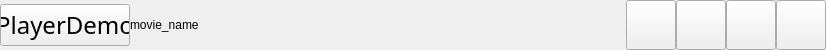
<?xml version="1.0" encoding="UTF-8"?>
<ui version="4.0">
 <class>Title</class>
 <widget class="QWidget" name="Title">
  <property name="geometry">
   <rect>
    <x>0</x>
    <y>0</y>
    <width>826</width>
    <height>50</height>
   </rect>
  </property>
  <property name="maximumSize">
   <size>
    <width>16777215</width>
    <height>50</height>
   </size>
  </property>
  <property name="windowTitle">
   <string>Form</string>
  </property>
  <layout class="QGridLayout" name="gridLayout">
   <property name="leftMargin">
    <number>0</number>
   </property>
   <property name="topMargin">
    <number>0</number>
   </property>
   <property name="rightMargin">
    <number>0</number>
   </property>
   <property name="bottomMargin">
    <number>0</number>
   </property>
   <property name="spacing">
    <number>0</number>
   </property>
   <item row="0" column="1">
    <widget class="QLabel" name="MovieNameLab">
     <property name="text">
      <string>movie_name</string>
     </property>
     <property name="margin">
      <number>15</number>
     </property>
    </widget>
   </item>
   <item row="0" column="3">
    <widget class="QPushButton" name="MaxBtn">
     <property name="minimumSize">
      <size>
       <width>50</width>
       <height>50</height>
      </size>
     </property>
     <property name="maximumSize">
      <size>
       <width>50</width>
       <height>50</height>
      </size>
     </property>
     <property name="text">
      <string/>
     </property>
    </widget>
   </item>
   <item row="0" column="5">
    <widget class="QPushButton" name="CloseBtn">
     <property name="minimumSize">
      <size>
       <width>50</width>
       <height>50</height>
      </size>
     </property>
     <property name="maximumSize">
      <size>
       <width>50</width>
       <height>50</height>
      </size>
     </property>
     <property name="text">
      <string/>
     </property>
    </widget>
   </item>
   <item row="0" column="4">
    <widget class="QPushButton" name="FullScreenBtn">
     <property name="minimumSize">
      <size>
       <width>50</width>
       <height>50</height>
      </size>
     </property>
     <property name="maximumSize">
      <size>
       <width>50</width>
       <height>50</height>
      </size>
     </property>
     <property name="text">
      <string/>
     </property>
    </widget>
   </item>
   <item row="0" column="2">
    <widget class="QPushButton" name="MinBtn">
     <property name="minimumSize">
      <size>
       <width>50</width>
       <height>50</height>
      </size>
     </property>
     <property name="maximumSize">
      <size>
       <width>50</width>
       <height>50</height>
      </size>
     </property>
     <property name="text">
      <string/>
     </property>
    </widget>
   </item>
   <item row="0" column="0">
    <widget class="QPushButton" name="MenuBtn">
     <property name="minimumSize">
      <size>
       <width>130</width>
       <height>0</height>
      </size>
     </property>
     <property name="maximumSize">
      <size>
       <width>130</width>
       <height>16777215</height>
      </size>
     </property>
     <property name="font">
      <font>
       <family>Bahnschrift Light SemiCondensed</family>
       <pointsize>18</pointsize>
      </font>
     </property>
     <property name="text">
      <string>PlayerDemo</string>
     </property>
    </widget>
   </item>
  </layout>
 </widget>
 <resources/>
 <connections/>
</ui>
